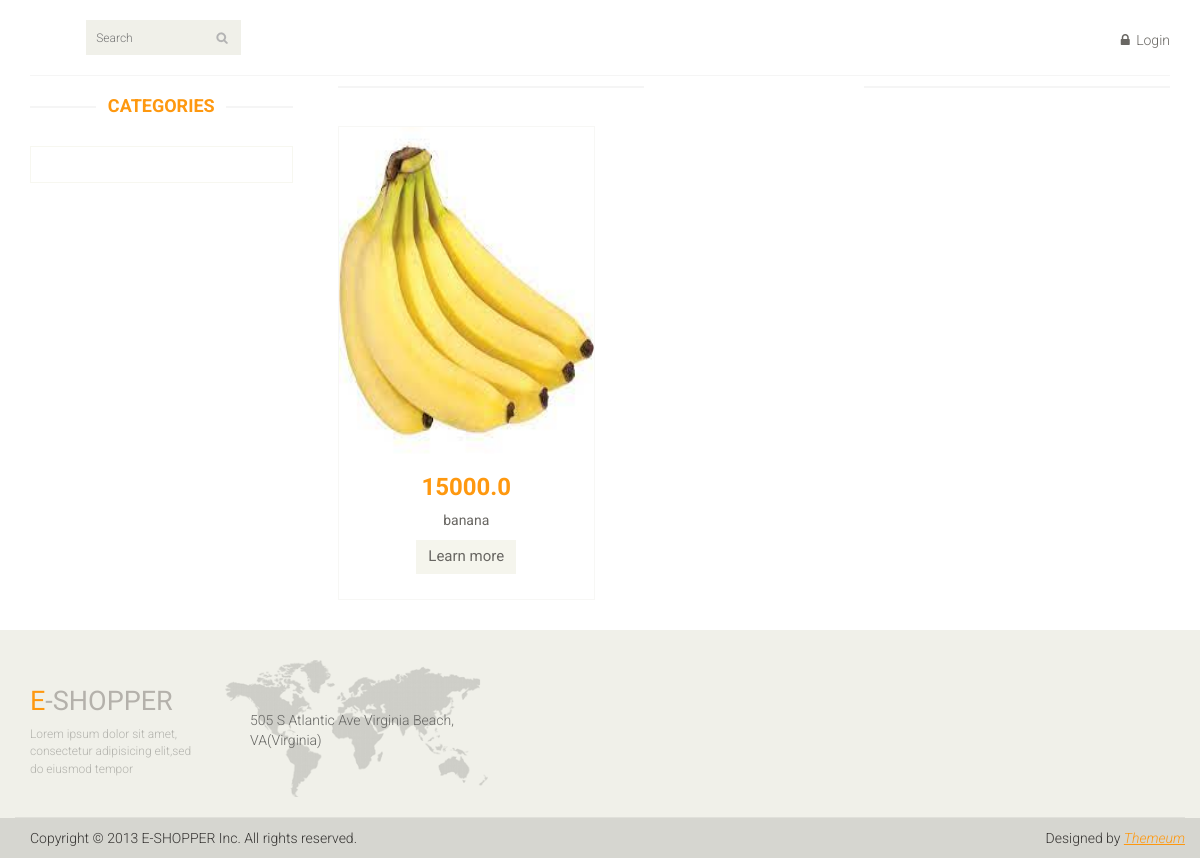
Page /category/2 on the committed database.
### main_page/models.py (models this page shows, shortened)
class Product(models.Model):
    product_category = models.ForeignKey(Category, on_delete=models.CASCADE)
    product_name = models.CharField(max_length=110)
    product_price = models.FloatField()
    product_des = models.TextField()
    product_count = models.IntegerField()
    added_date = models.DateTimeField(auto_now_add=True)
    product_image = models.ImageField(upload_to='media', null=True, blank=True)

### main_page/views.py (the view)
# urls.py: path('category/<int:pk>', views.get_exact_category),
def get_exact_category(request, pk):
    current_category = models.Category.objects.get(id=pk)# Получаем данную категорию
    category_products = models.Product.objects.filter(product_category=current_category)# Выводим продукты
    return render(request, 'exact_category.html', {'category_products': category_products})

### main_page/templates/exact_category.html (shortened to what this page needs)
{% extends 'index.html' %}
{% block content %}
<section>
		<div class="container">
			<div class="row">
                <div class="col-sm-3">
					<div class="left-sidebar"><br>
						<h2>Categories</h2>
						<div class="panel-group category-products" id="accordian">
						</div>
					</div>
				</div>
				<div class="col-sm-9 padding-right">
					<div class="features_items"><br>
                        {% for product in category_products %}
						<div class="col-sm-4">
							<div class="product-image-wrapper">
								<div class="single-products">
									<div class="productinfo text-center">
										<img src="/{{ product.product_image }}" alt="" />
										<h2>{{ product.product_price }}</h2>
										<p>{{ product.product_name }}</p>
										<a href="/product/{{ product.product_name }}" class="btn btn-default add-to-cart">Learn more</a>
									</div>
								</div>
							</div>
						</div>
                    {% endfor %}
                    </div>
				</div>
			</div>
		</div>
	</section>
{% endblock content %}

### main_page/static/css/main.css (style rules this page uses)
body { font-family: 'Roboto', sans-serif; background:; position: relative; font-weight:400px; }
a { -webkit-transition: 300ms; -moz-transition: 300ms; -o-transition: 300ms; transition: 300ms; }
h1, h2, h3, h4, h5, h6 { font-family: 'Roboto', sans-serif; }
.category-products { border: 1px solid #F7F7F0; margin-bottom: 35px; padding-bottom: 20px; padding-top: 15px; }
.left-sidebar h2, .brands_products h2 { color: #FE980F; font-family: 'Roboto', sans-serif; font-size: 18px; font-weight: 700; margin: 0 auto 30px; text-align: center; text-transform: uppercase; position: relative; z-index:3; }
.left-sidebar h2:after, h2.title:after { content: " "; position: absolute; border: 1px solid #f5f5f5; bottom:8px; left: 0; width: 100%; height: 0; z-index: -2; }
.left-sidebar h2:before { content: " "; position: absolute; background: #fff; bottom: -6px; width: 130px; height: 30px; z-index: -1; left: 50%; margin-left: -65px; }
.padding-right { padding-right: 0; }
.features_items { overflow:hidden; }
.product-image-wrapper { border:1px solid #F7F7F5; overflow: hidden; margin-bottom:30px; }
.single-products { position: relative; }
.productinfo h2 { color: #FE980F; font-family: 'Roboto', sans-serif; font-size: 24px; font-weight: 700; }
.productinfo p { font-family: 'Roboto', sans-serif; font-size: 14px; font-weight: 400; color: #696763; }
.productinfo img { width: 255.48px; height: 326.81px; }
.productinfo { position:relative; }
.add-to-cart { background:#F5F5ED; border: 0 none; border-radius: 0; color: #696763; font-family: 'Roboto', sans-serif; font-size: 15px; margin-bottom: 25px; }

### rows in the picture
Product: product_image (picture), product_price "15000.0", product_name "banana"
